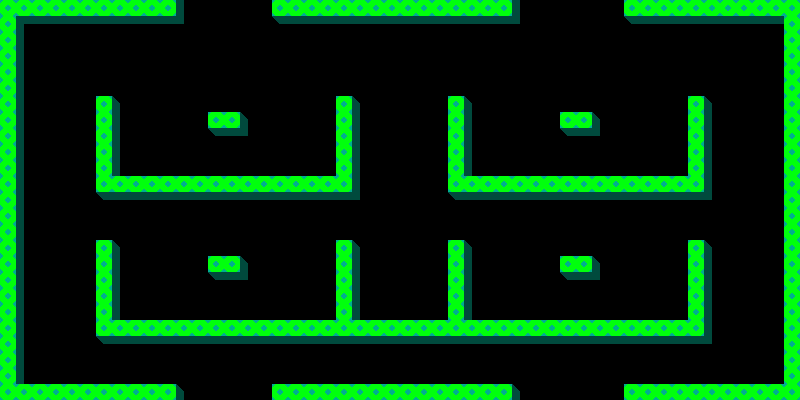

Below is a game level as drawn by its tile map, then a one-line description and the .tmx that defines it (tile-layer data replaced by summaries):
An orthogonal 50x25 tile map with 16x16 px tiles, 1 tile layer (ground), 1 hidden layer not drawn, 2 tilesets and 20 objects (10x true, 4x FOLL, left, right).

<map version="1.10" tiledversion="1.10.0" orientation="orthogonal" renderorder="right-down" width="50" height="25" tilewidth="16" tileheight="16" infinite="0" nextlayerid="6" nextobjectid="21">
 <properties>
  <property name="automaticAirMode" value="4" />
  <property name="bossBoost" value="" />
  <property name="bossLevel" value="f" />
  <property name="guidedAir" value="true" />
  <property name="specialAir" value="AIR_SPIKES" />
 </properties>
 <tileset firstgid="1" name="tiles" tilewidth="16" tileheight="16" tilecount="256" columns="16">
  <image source="tiles.png" width="256" height="256" />
  <tile id="0">
   <properties>
    <property name="type" value="TOP" />
   </properties>
  </tile>
  <tile id="1">
   <properties>
    <property name="type" value="TOPL" />
   </properties>
  </tile>
  <tile id="2">
   <properties>
    <property name="type" value="TOPR" />
   </properties>
  </tile>
  <tile id="3">
   <properties>
    <property name="type" value="TOPRL" />
   </properties>
  </tile>
  <tile id="4">
   <properties>
    <property name="type" value="LEFT" />
   </properties>
  </tile>
  <tile id="5">
   <properties>
    <property name="type" value="RIGHT" />
   </properties>
  </tile>
  <tile id="6">
   <properties>
    <property name="type" value="RL" />
   </properties>
  </tile>
  <tile id="10">
   <properties>
    <property name="type" value="LEFT" />
   </properties>
  </tile>
  <tile id="15">
   <properties>
    <property name="type" value="RIGHT" />
   </properties>
  </tile>
  <tile id="20">
   <properties>
    <property name="type" value="TOP" />
   </properties>
  </tile>
  <tile id="21">
   <properties>
    <property name="type" value="LEFT" />
   </properties>
  </tile>
  <tile id="22">
   <properties>
    <property name="type" value="RIGHT" />
   </properties>
  </tile>
  <tile id="38">
   <properties>
    <property name="type" value="TOP" />
   </properties>
  </tile>
 </tileset>
 <tileset firstgid="257" name="entities" tilewidth="32" tileheight="32" tilecount="64" columns="8">
  <image source="entities.png" width="256" height="256" />
 </tileset>
 <layer id="1" name="ground" width="50" height="25">
  <data>[1250 cells, 433 non-empty, 7 distinct tile ids]</data>
 </layer>
 <layer id="2" name="collision" width="50" height="25" visible="0">
  <data>[1250 cells, 190 non-empty, 8 distinct tile ids]</data>
 </layer>
 <objectgroup id="3" name="enemies">
  <object id="1" name="FOLL" gid="261" x="576" y="176" width="32" height="32" />
  <object id="2" name="FOLL" type="true" gid="261" x="512" y="320" width="32" height="32" />
  <object id="3" name="FOLL" type="true" gid="261" x="512" y="176" width="32" height="32" />
  <object id="4" name="FOLL" type="true" gid="261" x="160" y="176" width="32" height="32" />
  <object id="5" name="FOLL" type="true" gid="261" x="160" y="320" width="32" height="32" />
  <object id="6" name="FOLL" type="true" gid="261" x="288" y="176" width="32" height="32" />
  <object id="7" name="FOLL" type="true" gid="261" x="288" y="320" width="32" height="32" />
  <object id="8" name="FOLL" type="true" gid="261" x="640" y="320" width="32" height="32" />
  <object id="9" name="FOLL" type="true" gid="261" x="640" y="176" width="32" height="32" />
  <object id="10" name="FOLL" gid="261" x="576" y="320" width="32" height="32" />
  <object id="11" name="FOLL" gid="261" x="224" y="320" width="32" height="32" />
  <object id="12" name="FOLL" gid="261" x="224" y="176" width="32" height="32" />
  <object id="13" name="FOLL" type="true" gid="261" x="368" y="320" width="32" height="32" />
  <object id="14" name="FOLL" type="true" gid="261" x="400" y="320" width="32" height="32" />
 </objectgroup>
 <objectgroup id="4" name="meals">
  <object id="15" gid="285" x="560" y="256" width="32" height="32" />
  <object id="16" gid="285" x="208" y="256" width="32" height="32" />
  <object id="17" gid="285" x="208" y="112" width="32" height="32" />
  <object id="18" gid="285" x="560" y="112" width="32" height="32" />
 </objectgroup>
 <objectgroup id="5" name="path">
  <object id="19" name="left" x="224" y="416">
   <polyline points="0,0 0,-48 -160,-48 -160,-192 160,-192 160,-352 0,-352 0,-432" />
  </object>
  <object id="20" name="right" x="576" y="403">
   <polyline points="0,0 0,-35 160,-35 160,-179 -160,-179 -160,-339 0,-339 0,-419" />
  </object>
 </objectgroup>
</map>